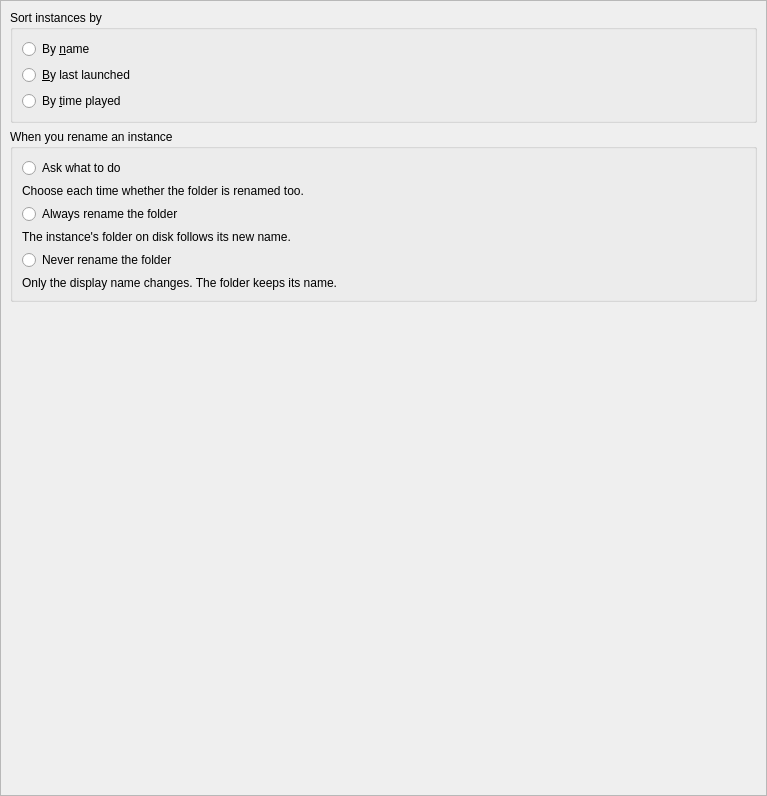
<?xml version="1.0" encoding="UTF-8"?>
<ui version="4.0">
 <class>InstancesPage</class>
 <widget class="QWidget" name="InstancesPage">
  <property name="geometry">
   <rect>
    <x>0</x>
    <y>0</y>
    <width>767</width>
    <height>796</height>
   </rect>
  </property>
  <property name="sizePolicy">
   <sizepolicy hsizetype="MinimumExpanding" vsizetype="MinimumExpanding">
    <horstretch>0</horstretch>
    <verstretch>0</verstretch>
   </sizepolicy>
  </property>
  <layout class="QVBoxLayout" name="verticalLayout">
   <property name="leftMargin">
    <number>0</number>
   </property>
   <property name="topMargin">
    <number>0</number>
   </property>
   <property name="rightMargin">
    <number>0</number>
   </property>
   <property name="bottomMargin">
    <number>0</number>
   </property>
   <item>
    <widget class="QScrollArea" name="scrollArea">
     <property name="horizontalScrollBarPolicy">
      <enum>Qt::ScrollBarPolicy::ScrollBarAsNeeded</enum>
     </property>
     <property name="widgetResizable">
      <bool>true</bool>
     </property>
     <widget class="QWidget" name="scrollAreaWidgetContents">
      <property name="geometry">
       <rect>
        <x>0</x>
        <y>-149</y>
        <width>746</width>
        <height>1222</height>
       </rect>
      </property>
      <layout class="QVBoxLayout" name="verticalLayout_8">
       <item>
        <widget class="QGroupBox" name="sortBox">
         <property name="title">
          <string>Sort instances by</string>
         </property>
         <layout class="QVBoxLayout" name="sortBoxLayout">
          <item>
           <widget class="QRadioButton" name="sortByNameBtn">
            <property name="text">
             <string>By &amp;name</string>
            </property>
            <attribute name="buttonGroup">
             <string notr="true">sortingModeGroup</string>
            </attribute>
           </widget>
          </item>
          <item>
           <widget class="QRadioButton" name="sortLastLaunchedBtn">
            <property name="text">
             <string>&amp;By last launched</string>
            </property>
            <attribute name="buttonGroup">
             <string notr="true">sortingModeGroup</string>
            </attribute>
           </widget>
          </item>
          <item>
           <widget class="QRadioButton" name="sortByTimePlayedBtn">
            <property name="text">
             <string>By &amp;time played</string>
            </property>
            <attribute name="buttonGroup">
             <string notr="true">sortingModeGroup</string>
            </attribute>
           </widget>
          </item>
         </layout>
        </widget>
       </item>
       <item>
        <widget class="QGroupBox" name="renameBox">
         <property name="title">
          <string>When you rename an instance</string>
         </property>
         <layout class="QVBoxLayout" name="renameBoxLayout">
          <item>
           <widget class="QRadioButton" name="askToRenameDirBtn">
            <property name="text">
             <string>Ask what to do</string>
            </property>
            <attribute name="buttonGroup">
             <string notr="true">renamingBehaviorGroup</string>
            </attribute>
           </widget>
          </item>
          <item>
           <widget class="QLabel" name="askToRenameDirDescription">
            <property name="text">
             <string>Choose each time whether the folder is renamed too.</string>
            </property>
            <property name="wordWrap">
             <bool>true</bool>
            </property>
            <property name="settingDescriptionIndent" stdset="0">
      <bool>true</bool>
     </property>
     <property name="settingDescription" stdset="0">
             <bool>true</bool>
            </property>
           </widget>
          </item>
          <item>
           <widget class="QRadioButton" name="alwaysRenameDirBtn">
            <property name="text">
             <string>Always rename the folder</string>
            </property>
            <attribute name="buttonGroup">
             <string notr="true">renamingBehaviorGroup</string>
            </attribute>
           </widget>
          </item>
          <item>
           <widget class="QLabel" name="alwaysRenameDirDescription">
            <property name="text">
             <string>The instance's folder on disk follows its new name.</string>
            </property>
            <property name="wordWrap">
             <bool>true</bool>
            </property>
            <property name="settingDescriptionIndent" stdset="0">
      <bool>true</bool>
     </property>
     <property name="settingDescription" stdset="0">
             <bool>true</bool>
            </property>
           </widget>
          </item>
          <item>
           <widget class="QRadioButton" name="neverRenameDirBtn">
            <property name="text">
             <string>Never rename the folder</string>
            </property>
            <attribute name="buttonGroup">
             <string notr="true">renamingBehaviorGroup</string>
            </attribute>
           </widget>
          </item>
          <item>
           <widget class="QLabel" name="neverRenameDirDescription">
            <property name="text">
             <string>Only the display name changes. The folder keeps its name.</string>
            </property>
            <property name="wordWrap">
             <bool>true</bool>
            </property>
            <property name="settingDescriptionIndent" stdset="0">
      <bool>true</bool>
     </property>
     <property name="settingDescription" stdset="0">
             <bool>true</bool>
            </property>
           </widget>
          </item>
         </layout>
        </widget>
       </item>
       <item>
        <spacer name="verticalSpacer_FeaturesTab">
         <property name="orientation">
          <enum>Qt::Orientation::Vertical</enum>
         </property>
         <property name="sizeHint" stdset="0">
          <size>
           <width>0</width>
           <height>0</height>
          </size>
         </property>
        </spacer>
       </item>
      </layout>
     </widget>
    </widget>
   </item>
  </layout>
 </widget>
 <resources />
 <connections />
 <buttongroups>
  <buttongroup name="renamingBehaviorGroup" />
  <buttongroup name="sortingModeGroup" />
 </buttongroups>
</ui>
